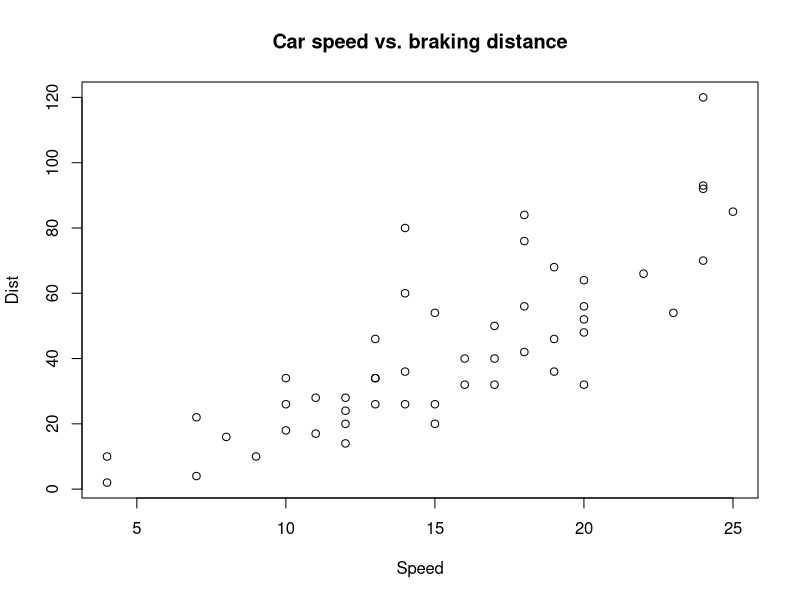
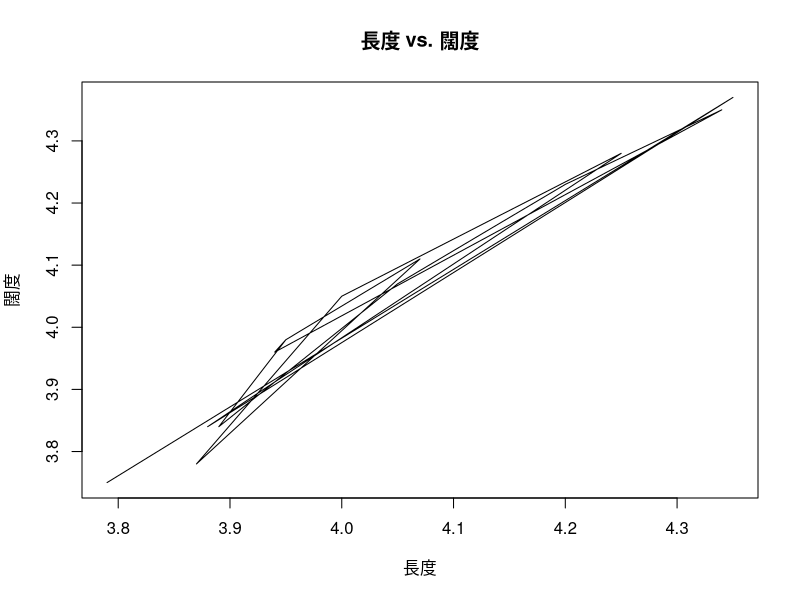
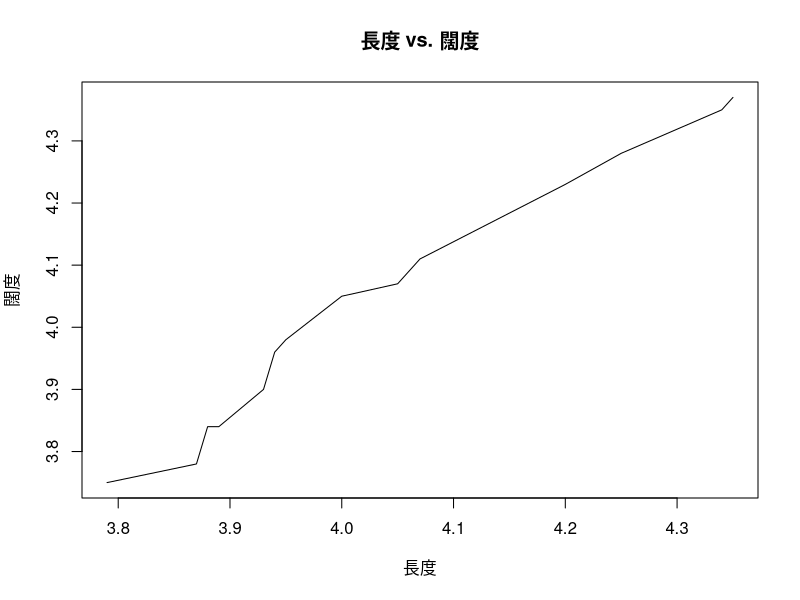
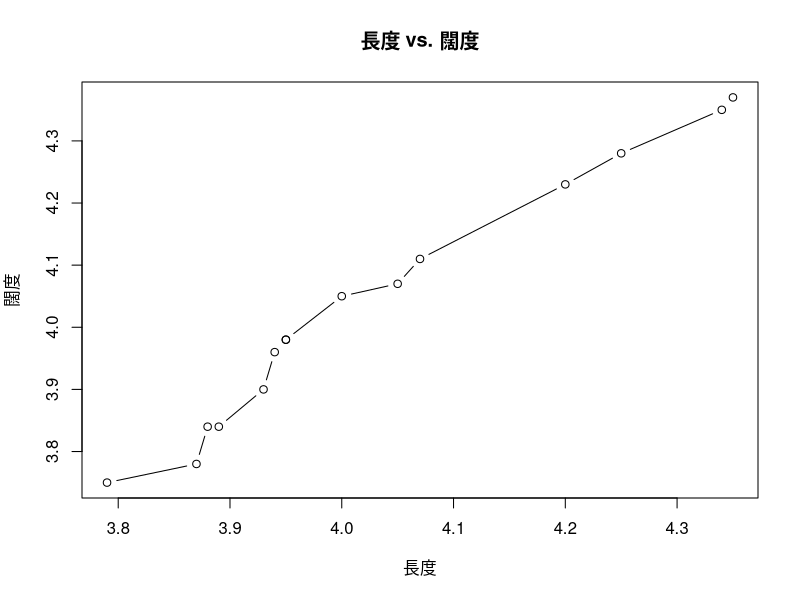
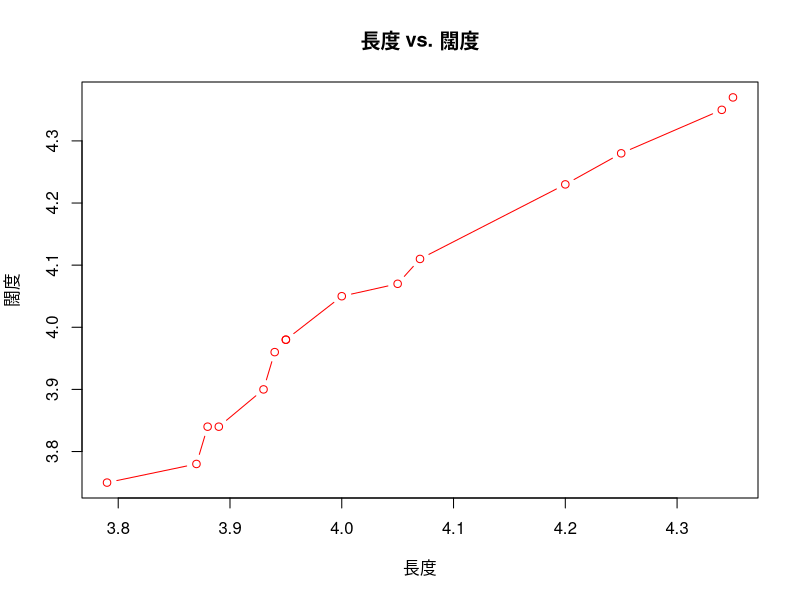
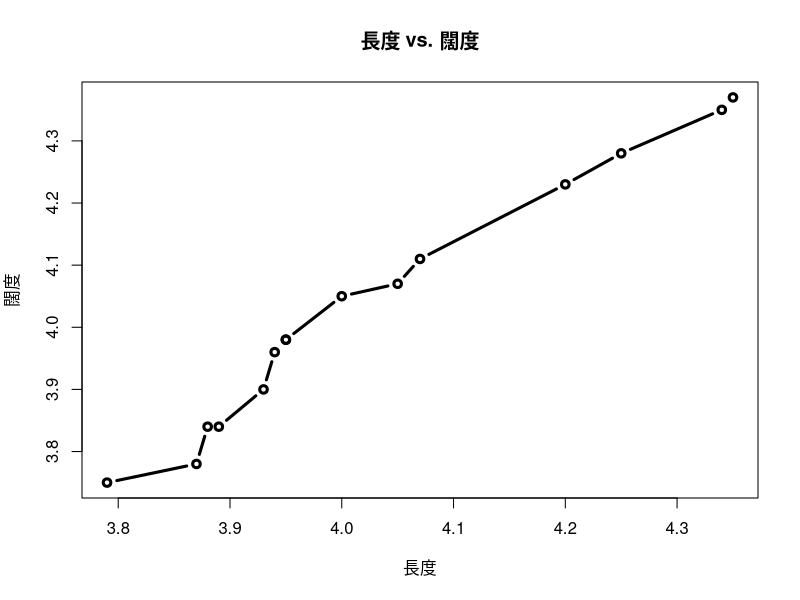
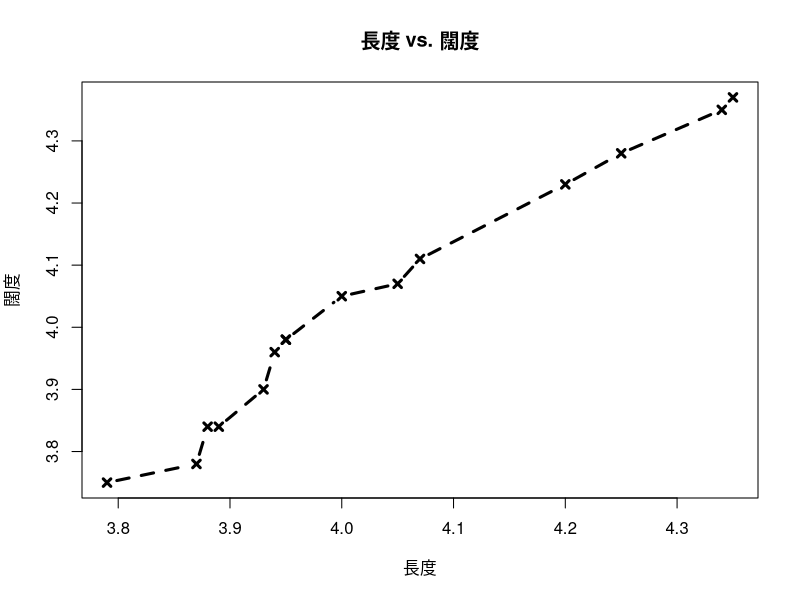
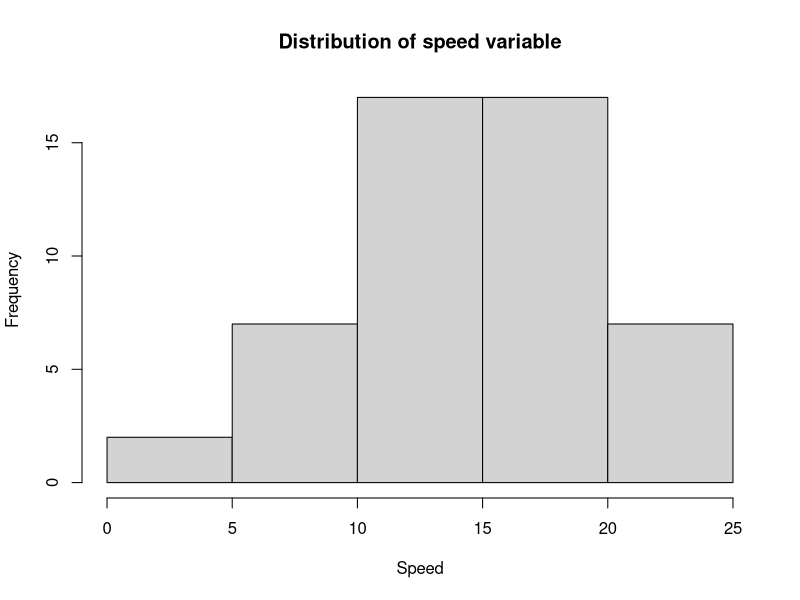

R code for these plots, in order:
## ---- chunk 1
knitr::opts_chunk$set(echo = TRUE)
## ---- chunk 2
str(iris)
## ---- chunk 3
summary(iris)
## ---- chunk 4
head(cars)
## ---- chunk 5
plot(cars$speed, cars$dist, main = "Car speed vs. braking distance", xlab = "Speed", ylab = "Dist")
## ---- chunk 6
library(ggplot2)
## ---- chunk 7
head(diamonds)
## ---- chunk 8
my_diamonds <- head(diamonds, n = 15L)
## ---- chunk 9
plot(my_diamonds$x, my_diamonds$y, type = "l", main = "長度 vs. 闊度", xlab = "長度", ylab = "闊度")
## ---- chunk 10
library(dplyr)
my_diamonds <- arrange(my_diamonds, x)
## ---- chunk 11
plot(my_diamonds$x, my_diamonds$y, type = "l", main = "長度 vs. 闊度", xlab = "長度", ylab = "闊度")
## ---- chunk 12
plot(my_diamonds$x, my_diamonds$y, type = "b", main = "長度 vs. 闊度", xlab = "長度", ylab = "闊度")
## ---- chunk 13
plot(my_diamonds$x, my_diamonds$y, type = "b", main = "長度 vs. 闊度", xlab = "長度", ylab = "闊度", col = "red")
## ---- chunk 14
plot(my_diamonds$x, my_diamonds$y, type = "b", main = "長度 vs. 闊度", xlab = "長度", ylab = "闊度", lwd = 3)
## ---- chunk 15
plot(my_diamonds$x, my_diamonds$y, type = "b", main = "長度 vs. 闊度", xlab = "長度", ylab = "闊度", lwd = 3, pch = 4, lty = 2)
## ---- chunk 16
hist(cars$speed, main = "Distribution of speed variable", xlab = "Speed")
## ---- chunk 17
hist(cars$speed, main = "Distribution of speed variable", xlab = "Speed", breaks = 8)
## ---- chunk 18
hist(cars$speed, main = "Distribution of speed variable", xlab = "Speed", breaks = 12)
## ---- chunk 19
hist(cars$speed, main = "Distribution of speed variable", xlab = "Speed", breaks = 16)
## ---- chunk 20
par(mfrow = c(1, 2))
hist(cars$speed, main = "Distribution of speed variable", xlab = "Speed")
hist(cars$dist, main = "Distribution of dist variable", xlab = "Dist")
## ---- chunk 21
par(mfcol = c(2, 1))
n <- 100
hist(runif(n), main = paste("Distribution of", n, "uniformly distributed variables")) # 試著增加隨機數的個數 n
hist(rnorm(n), main = paste("Distribution of", n, "normally distributed variables")) # 試著增加隨機數的個數 n
## ---- chunk 22
boxplot(iris$Sepal.Length, main = "Sepal length by species")
## ---- chunk 23
boxplot(iris$Sepal.Length ~ iris$Species, main = "Sepal length by species")
## ---- chunk 24
par(mfrow = c(2, 2))
boxplot(iris$Sepal.Length ~ iris$Species, main = "Sepal length by species")
boxplot(iris$Sepal.Width ~ iris$Species, main = "Sepal width by species")
boxplot(iris$Petal.Length ~ iris$Species, main = "Petal length by species")
boxplot(iris$Petal.Width ~ iris$Species, main = "Petal width by species")
## ---- chunk 25
par(mfcol = c(2, 2))
boxplot(iris$Sepal.Length ~ iris$Species, main = "Sepal length by species")
boxplot(iris$Sepal.Width ~ iris$Species, main = "Sepal width by species")
boxplot(iris$Petal.Length ~ iris$Species, main = "Petal length by species")
boxplot(iris$Petal.Width ~ iris$Species, main = "Petal width by species")
## ---- chunk 26
barplot(1:10)
## ---- chunk 27
table(mtcars$gear)
## ---- chunk 28
barplot(table(mtcars$gear), main = "Vehicle counts by gear types", xlab = "Gear", ylab = "Vehicle counts")
## ---- chunk 29
vehicle_names <- row.names(mtcars)
## ---- chunk 30
barplot(mtcars$hp, main = "Horse power for each vehicles")
## ---- chunk 31
barplot(mtcars$hp, names.arg = vehicle_names, main = "Horse power for each vehicles")
## ---- chunk 32
barplot(mtcars$hp, names.arg = vehicle_names, main = "Horse power for each vehicles", horiz = TRUE)
## ---- chunk 33
barplot(mtcars$hp, names.arg = vehicle_names, horiz = TRUE, las = 1)
## ---- chunk 34
barplot(mtcars$hp, names.arg = vehicle_names, horiz = TRUE, las = 1, cex.name = 0.4)
## ---- chunk 35
barplot(mtcars$hp, names.arg = vehicle_names, horiz = TRUE, las = 1, cex.name = 0.4, cex.axis = 0.8)
